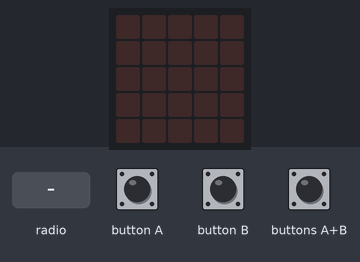
Simulated run of this program. Board: Calliope mini (MakeCode). Shown: the board's 5×5 LED display. Inputs (shaded band) come from the test bench. No radio messages arrive unless stated (any console line starting 'radio sent:' is added by the test bench); what the program prints to the serial console is not drawn.

Above: at 1.2 s.
1.3 s: radio message "1" arrives
At 2.0 s:
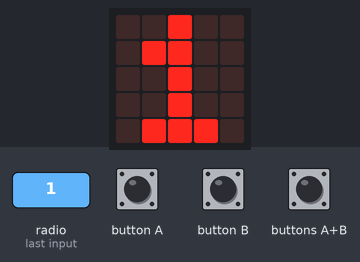
3.7 s: button A pressed for 0.15 s
5.3 s: button B pressed for 0.15 s
6.9 s: buttons A+B pressed for 0.15 s
Timing chart, 0 to 9.5 s (numbered marks = the images above; inputs shaded):
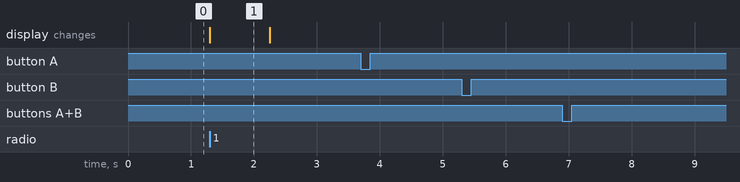

Measured:
- after the input at 1.3 s, the display: changes at once (image 1)
- after the input at 3.7 s, every drawn part: stays the same
- after the input at 5.3 s, every drawn part: stays the same
- after the input at 6.9 s, every drawn part: stays the same
- what the display in image 1 shows lasts 1.0 s, from 1.3 s to 2.3 s

The program:

main.ts
```typescript
enum RadioMessage {
    message1 = 49434
}
input.onButtonEvent(Button.A, input.buttonEventClick(), function () {
    radio.sendString("" + (messageOne))
})
input.onButtonEvent(Button.AB, input.buttonEventClick(), function () {
    radio.sendString("" + (strMessage))
})
input.onButtonEvent(Button.B, input.buttonEventClick(), function () {
    radio.sendString("" + (messageTwo))
})
radio.onReceivedString(function (receivedString) {
    basic.showString(receivedString)
    basic.pause(200)
    if (receivedString == messageOne) {
        for (let index = 0; index < 4; index++) {
            basic.showIcon(IconNames.SmallHeart)
            basic.showIcon(IconNames.Heart)
            basic.pause(200)
        }
    }
    if (receivedString == messageTwo) {
        for (let index = 0; index < 4; index++) {
            basic.showIcon(IconNames.SmallDiamond)
            basic.showIcon(IconNames.Diamond)
            basic.showIcon(IconNames.Target)
            basic.pause(200)
        }
    }
    basic.clearScreen()
})
let messageTwo = ""
let messageOne = ""
let strMessage = ""
strMessage = "Hallo"
messageOne = "test"
messageOne = "Fallo"
```

test.ts
```typescript
// Hier kann man Tests durchführen; diese Datei wird nicht kompiliert, wenn dieses Paket als Erweiterung verwendet wird.
```
